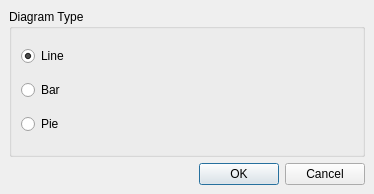
<ui version="4.0" >
 <class>DiagramTypDLG</class>
 <widget class="QDialog" name="DiagramTypDLG" >
  <property name="geometry" >
   <rect>
    <x>0</x>
    <y>0</y>
    <width>374</width>
    <height>194</height>
   </rect>
  </property>
  <property name="windowTitle" >
   <string>Diagram Type</string>
  </property>
  <layout class="QGridLayout" >
   <property name="margin" >
    <number>9</number>
   </property>
   <property name="spacing" >
    <number>6</number>
   </property>
   <item row="0" column="0" >
    <widget class="QGroupBox" name="diagramTypeGB" >
     <property name="title" >
      <string>Diagram Type</string>
     </property>
     <layout class="QGridLayout" >
      <property name="margin" >
       <number>9</number>
      </property>
      <property name="spacing" >
       <number>6</number>
      </property>
      <item row="1" column="0" >
       <widget class="QRadioButton" name="barRB" >
        <property name="text" >
         <string>Bar</string>
        </property>
       </widget>
      </item>
      <item row="0" column="0" >
       <widget class="QRadioButton" name="lineRB" >
        <property name="text" >
         <string>Line</string>
        </property>
        <property name="checked" >
         <bool>true</bool>
        </property>
       </widget>
      </item>
      <item row="2" column="0" >
       <widget class="QRadioButton" name="pieRB" >
        <property name="text" >
         <string>Pie</string>
        </property>
       </widget>
      </item>
     </layout>
    </widget>
   </item>
   <item row="1" column="0" >
    <widget class="QDialogButtonBox" name="buttonBox" >
     <property name="orientation" >
      <enum>Qt::Horizontal</enum>
     </property>
     <property name="standardButtons" >
      <set>QDialogButtonBox::Cancel|QDialogButtonBox::NoButton|QDialogButtonBox::Ok</set>
     </property>
    </widget>
   </item>
  </layout>
 </widget>
 <resources/>
 <connections>
  <connection>
   <sender>buttonBox</sender>
   <signal>accepted()</signal>
   <receiver>DiagramTypDLG</receiver>
   <slot>accept()</slot>
   <hints>
    <hint type="sourcelabel" >
     <x>248</x>
     <y>254</y>
    </hint>
    <hint type="destinationlabel" >
     <x>157</x>
     <y>274</y>
    </hint>
   </hints>
  </connection>
  <connection>
   <sender>buttonBox</sender>
   <signal>rejected()</signal>
   <receiver>DiagramTypDLG</receiver>
   <slot>reject()</slot>
   <hints>
    <hint type="sourcelabel" >
     <x>316</x>
     <y>260</y>
    </hint>
    <hint type="destinationlabel" >
     <x>286</x>
     <y>274</y>
    </hint>
   </hints>
  </connection>
 </connections>
</ui>
